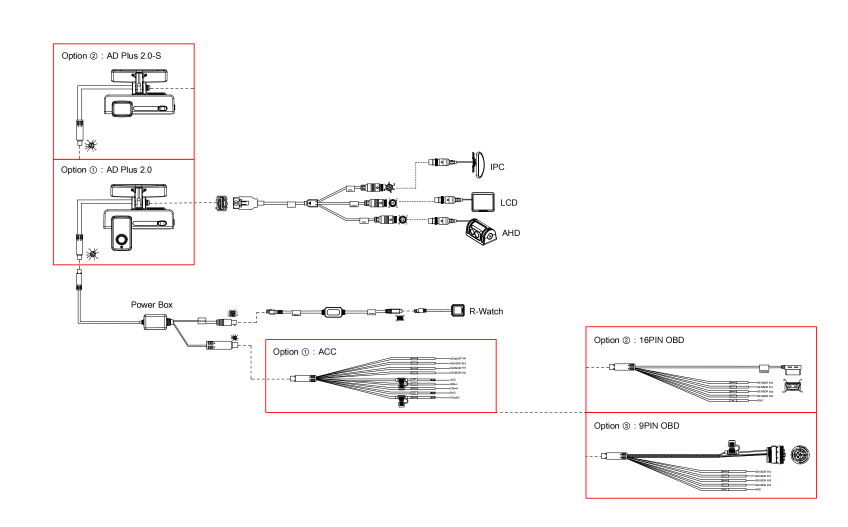
#> input picture North America Sales List-FILE/AD Plus 2_0/Image/1--image.png, 2542 x 1580 px (shown at 1/3 size)
$ python extract_adplus_diagram.py
#> lines starting #> are read from the running program, lines starting #| are printed output that depends on the picture
from pathlib import Path

from PIL import Image


ROOT = Path(__file__).resolve().parents[1]
SOURCE = ROOT / "North America Sales List-FILE" / "AD Plus 2_0" / "Image" / "1--image.png"
OUTPUT = ROOT / "assets" / "diagram-parts"


PARTS = {
    "host-dual": (185, 575, 590, 835),
    "video-breakout": (760, 340, 1700, 690),
    "power-box": (125, 835, 790, 1025),
    "rwatch-chain": (810, 760, 1350, 860),
    "acc-harness": (700, 860, 1220, 1000),
    "obd-16pin": (1510, 855, 2060, 980),
    "obd-9pin": (1510, 1145, 2060, 1310),
}


def make_transparent(image: Image.Image, threshold: int = 245) -> Image.Image:
    rgba = image.convert("RGBA")
    pixels = rgba.load()
    width, height = rgba.size
    for x in range(width):
        for y in range(height):
            red, green, blue, alpha = pixels[x, y]
            if red >= threshold and green >= threshold and blue >= threshold:
                pixels[x, y] = (255, 255, 255, 0)
    return rgba


def trim_alpha(image: Image.Image, padding: int = 10) -> Image.Image:
    bbox = image.getbbox()
    if not bbox:
        return image
    left = max(0, bbox[0] - padding)
    top = max(0, bbox[1] - padding)
    right = min(image.size[0], bbox[2] + padding)
    bottom = min(image.size[1], bbox[3] + padding)
    return image.crop((left, top, right, bottom))


def main() -> None:
    OUTPUT.mkdir(parents=True, exist_ok=True)
    source = Image.open(SOURCE)
#> source is the input picture: PIL image 2542x1580 RGBA; mean R, G, B, A 249.3, 248.1, 248.1, 255
    for name, box in PARTS.items():
        cropped = source.crop(box)
        transparent = trim_alpha(make_transparent(cropped))
        transparent.save(OUTPUT / f"{name}.png")
#> this loop made 7 passes
#> (bbox in trim_alpha, left in trim_alpha, top in trim_alpha, right in trim_alpha, bottom in trim_alpha) on passes 2, 3, 5, 6, 7: ((0, 115, 795, 350), 0, 105, 805, 350), ((103, 0, 665, 190), 93, 0, 665, 190), ((0, 60, 514, 118), 0, 50, 520, 128), ((246, 123, 550, 125), 236, 113, 550, 125), ((4, 0, 550, 165), 0, 0, 550, 165)
#> (left in trim_alpha, top in trim_alpha, right in trim_alpha, bottom in trim_alpha) on pass 1: (0, 0, 405, 260)
#> pass 1, in main, `cropped = source.crop(box)`:
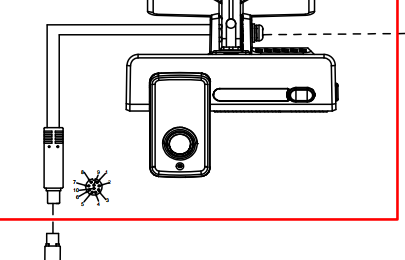
#> cropped: PIL image 405x260 RGBA; mean R, G, B, A 235, 231.1, 231.1, 255
#> pass 2, in main, `cropped = source.crop(box)`:
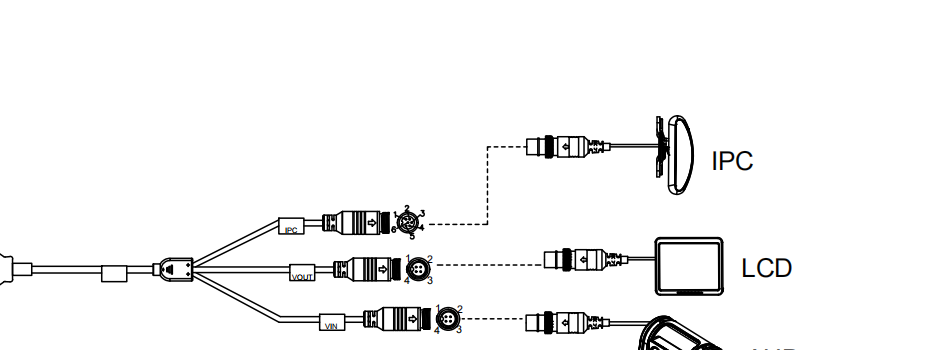
#> cropped: PIL image 940x350 RGBA; mean R, G, B, A 244.7, 244.7, 244.7, 255
#> pass 2, in main, `transparent = trim_alpha(make_transparent(cropped))`:
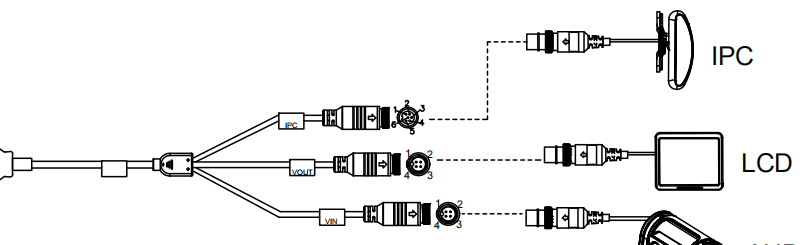
#> transparent: PIL image 805x245 RGBA; mean R, G, B, A 237.9, 237.9, 237.9, 24.3; transparent parts drawn white
#> after the loop:
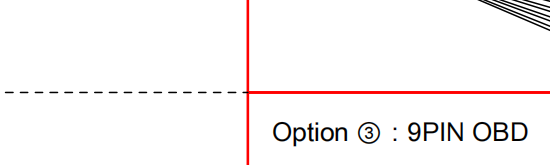
#> cropped: PIL image 550x165 RGBA; mean R, G, B, A 249.2, 245.5, 245.5, 255


if __name__ == "__main__":
    main()

$ run again, with North America Sales List-FILE/AD Plus 2_0/Image/11--image.png copied over North America Sales List-FILE/AD Plus 2_0/Image/1--image.png
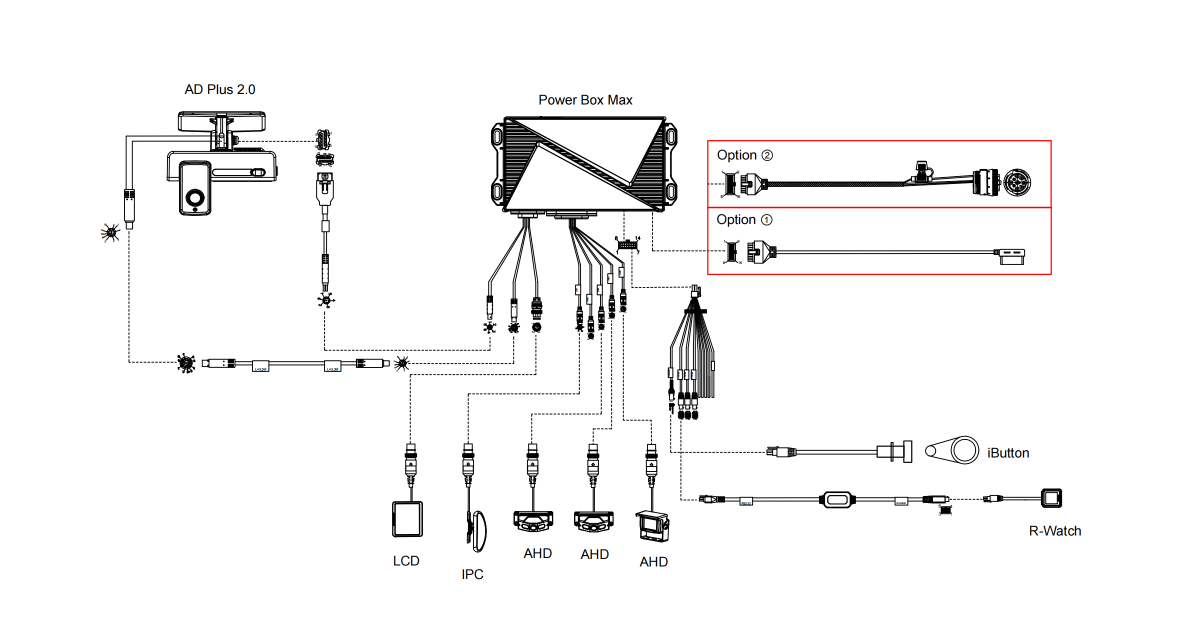
#> input picture North America Sales List-FILE/AD Plus 2_0/Image/11--image.png, 2378 x 1268 px (shown at 1/2 size)
#> in main, source is the input picture: PIL image 2378x1268 RGBA; mean R, G, B, A 245.6, 245.1, 245.1, 255
#> the loop in main, `for name, box in PARTS.items():` made 7 passes
#> (bbox in trim_alpha, left in trim_alpha, top in trim_alpha, right in trim_alpha, bottom in trim_alpha) on passes 1 to 6: ((72, 0, 405, 174), 62, 0, 405, 184), ((206, 0, 940, 350), 196, 0, 940, 350), ((659, 167, 665, 190), 649, 157, 665, 190), ((9, 0, 540, 100), 0, 0, 540, 100), ((109, 0, 499, 140), 99, 0, 509, 140), ((0, 16, 548, 74), 0, 6, 550, 84)
#> pass 1, in main, `cropped = source.crop(box)`:
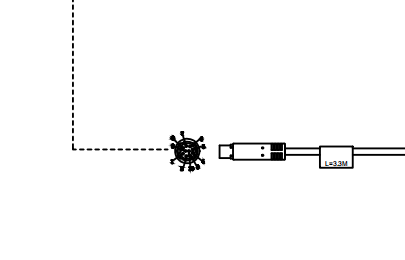
#> cropped: PIL image 405x260 RGBA; mean R, G, B, A 249.7, 249.7, 249.7, 255
#> pass 2, in main, `transparent = trim_alpha(make_transparent(cropped))`:
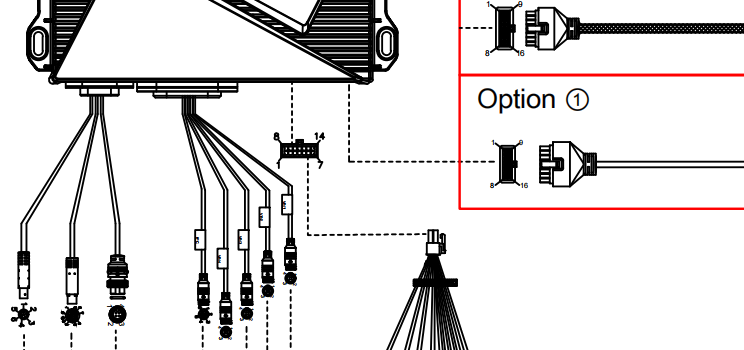
#> transparent: PIL image 744x350 RGBA; mean R, G, B, A 222.7, 220.7, 220.8, 43.5; transparent parts drawn white
